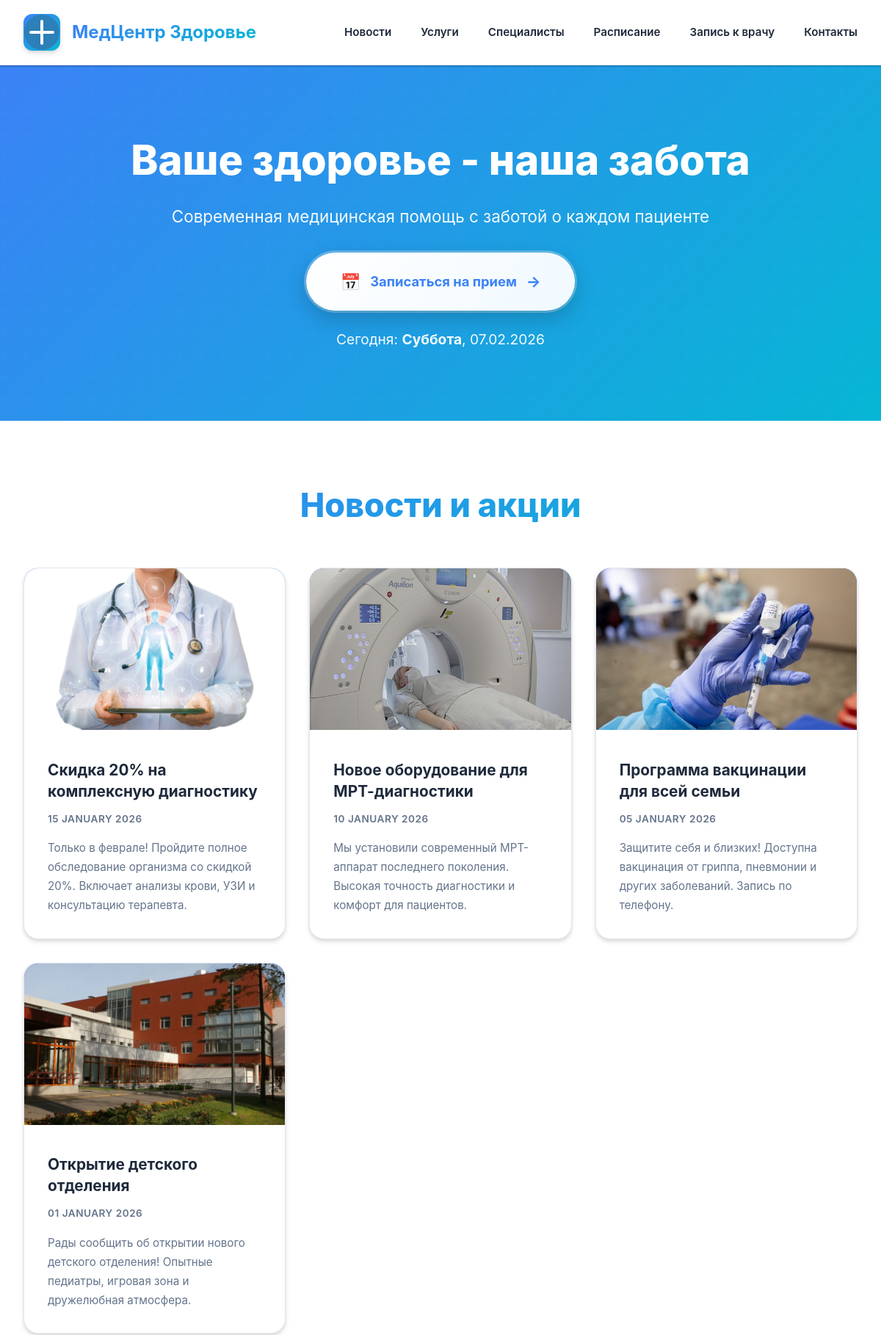
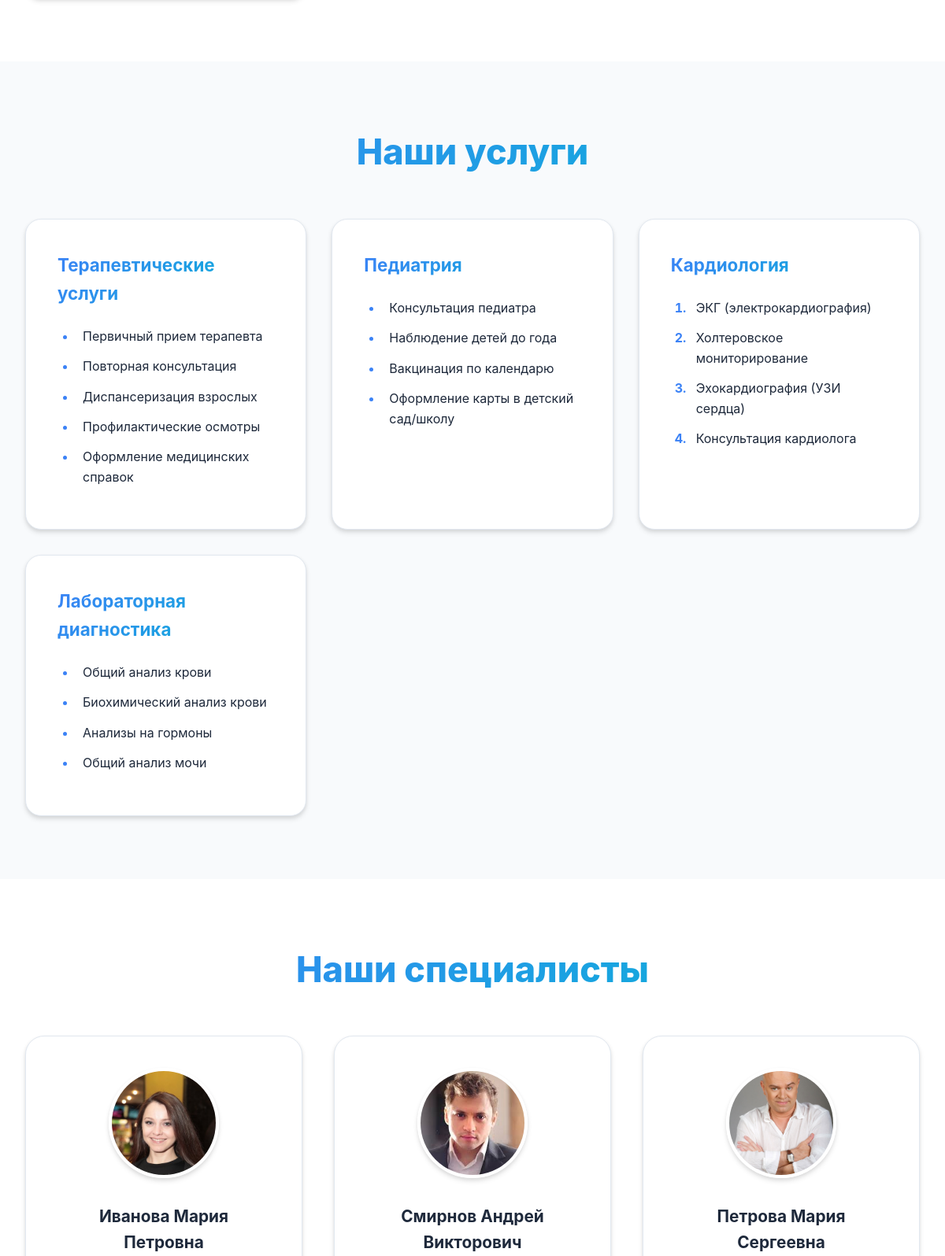
The page / (upper part) on the database its author committed (2 pictures, top to bottom).
### tables this page shows
CREATE TABLE IF NOT EXISTS news (
    id INT AUTO_INCREMENT PRIMARY KEY,
    title VARCHAR(255) NOT NULL,
    image VARCHAR(255) NOT NULL,
    date DATE NOT NULL,
    content TEXT NOT NULL,
    created_at TIMESTAMP DEFAULT CURRENT_TIMESTAMP
);

CREATE TABLE IF NOT EXISTS doctors (
    id INT AUTO_INCREMENT PRIMARY KEY,
    name VARCHAR(255) NOT NULL,
    specialty VARCHAR(255) NOT NULL,
    experience INT NOT NULL,
    photo VARCHAR(255) NOT NULL,
    created_at TIMESTAMP DEFAULT CURRENT_TIMESTAMP
);

### index.php (the view, shortened to what this page needs)
<?php
$pdo = getDBConnection();
$newsStmt = $pdo->query("SELECT * FROM news ORDER BY date DESC");
$newsList = $newsStmt->fetchAll();
$doctorsStmt = $pdo->query("SELECT * FROM doctors ORDER BY id");
$doctorsList = $doctorsStmt->fetchAll();
$currentDate = date('d.m.Y');
$daysOfWeek = [
    'Sunday' => 'Воскресенье',
    'Monday' => 'Понедельник',
    'Tuesday' => 'Вторник',
    'Wednesday' => 'Среда',
    'Thursday' => 'Четверг',
    'Friday' => 'Пятница',
    'Saturday' => 'Суббота'
];
$currentDayEng = date('l');
$currentDay = $daysOfWeek[$currentDayEng];
include 'includes/header.php';
?>
    <main class="main">
        <section class="hero">
            <div class="hero__container">
                <h2 class="hero__title">Ваше здоровье - наша забота</h2>
                <p class="hero__subtitle">Современная медицинская помощь с заботой о каждом пациенте</p>
                <a href="appointment.php" class="hero__button">
                    <span class="hero__button-icon">📅</span>
                    <span class="hero__button-text">Записаться на прием</span>
                    <span class="hero__button-arrow">→</span>
                </a>
                <div class="hero__date">
                    <p style="font-size: 1.2rem; margin-top: 1.5rem; opacity: 0.95;">
                        Сегодня: <strong><?php echo $currentDay; ?></strong>, <?php echo $currentDate; ?>
                    </p>
                </div>
            </div>
        </section>
        <section class="news" id="news">
            <div class="news__container">
                <h2 class="news__title">Новости и акции</h2>
                <div class="news__grid">
                    <?php foreach ($newsList as $news): ?>
                    <article class="news-card">
                        <img class="news-card__image" src="<?php echo htmlspecialchars($news['image']); ?>" alt="<?php echo htmlspecialchars($news['title']); ?>">
                        <div class="news-card__content">
                            <h3 class="news-card__title"><?php echo htmlspecialchars($news['title']); ?></h3>
                            <p class="news-card__date"><?php echo date('d F Y', strtotime($news['date'])); ?></p>
                            <p class="news-card__text"><?php echo htmlspecialchars($news['content']); ?></p>
                        </div>
                    </article>
                    <?php endforeach; ?>
                </div>
            </div>
        </section>
        <section class="services" id="services">
            <div class="services__container">
                <h2 class="services__title">Наши услуги</h2>
                <div class="services__grid">
                    <div class="service-category">
                        <h3 class="service-category__title">Терапевтические услуги</h3>
                        <ul class="service-category__list">
                            <li class="service-category__item">Первичный прием терапевта</li>
                            <li class="service-category__item">Повторная консультация</li>
                            <li class="service-category__item">Диспансеризация взрослых</li>
                            <li class="service-category__item">Профилактические осмотры</li>
                            <li class="service-category__item">Оформление медицинских справок</li>
                        </ul>
                    </div>
                    <div class="service-category">
                        <h3 class="service-category__title">Педиатрия</h3>
                        <ul class="service-category__list">
                            <li class="service-category__item">Консультация педиатра</li>
                            <li class="service-category__item">Наблюдение детей до года</li>
                            <li class="service-category__item">Вакцинация по календарю</li>
                            <li class="service-category__item">Оформление карты в детский сад/школу</li>
                        </ul>
                    </div>
                    <div class="service-category">
                        <h3 class="service-category__title">Кардиология</h3>
                        <ol class="service-category__list service-category__list--ordered">
                            <li class="service-category__item">ЭКГ (электрокардиография)</li>
                            <li class="service-category__item">Холтеровское мониторирование</li>
                            <li class="service-category__item">Эхокардиография (УЗИ сердца)</li>
                            <li class="service-category__item">Консультация кардиолога</li>
                        </ol>
                    </div>
                    <div class="service-category">
                        <h3 class="service-category__title">Лабораторная диагностика</h3>
                        <ul class="service-category__list">
                            <li class="service-category__item">Общий анализ крови</li>
                            <li class="service-category__item">Биохимический анализ крови</li>
                            <li class="service-category__item">Анализы на гормоны</li>
                            <li class="service-category__item">Общий анализ мочи</li>
                        </ul>
                    </div>
                </div>
            </div>
        </section>
        <section class="doctors" id="doctors">
            <div class="doctors__container">
                <h2 class="doctors__title">Наши специалисты</h2>
                <div class="doctors__grid">
                    <?php foreach ($doctorsList as $doctor): ?>
                    <div class="doctor-card">
                        <img class="doctor-card__photo" src="<?php echo htmlspecialchars($doctor['photo']); ?>" alt="<?php echo htmlspecialchars($doctor['name']); ?>">
                        <h3 class="doctor-card__name"><?php echo htmlspecialchars($doctor['name']); ?></h3>
                    </div>
                    <?php endforeach; ?>
                </div>
            </div>
        </section>
    </main>
<?php include 'includes/footer.php'; ?>

### includes/header.php (shortened to what this page needs)
<!DOCTYPE html>
<html lang="ru">
<head>
    <link rel="stylesheet" href="styles.css">
</head>
<body>
    <header class="header">
        <div class="header__container">
            <div class="header__logo logo">
                <img class="logo__image" src="logo.svg" alt="МедЦентр Здоровье">
                <h1 class="logo__text">МедЦентр Здоровье</h1>
            </div>
            <nav class="header__nav nav">
                <ul class="nav__list">
                    <li class="nav__item"><a href="index.php#news" class="nav__link">Новости</a></li>
                    <li class="nav__item"><a href="index.php#services" class="nav__link">Услуги</a></li>
                    <li class="nav__item"><a href="index.php#doctors" class="nav__link">Специалисты</a></li>
                    <li class="nav__item"><a href="index.php#schedule" class="nav__link">Расписание</a></li>
                    <li class="nav__item"><a href="appointment.php" class="nav__link">Запись к врачу</a></li>
                    <li class="nav__item"><a href="index.php#contacts" class="nav__link">Контакты</a></li>
                </ul>
            </nav>
        </div>
    </header>

### includes/footer.php (shortened to what this page needs)
</body>
</html>

### rows shown on the page
news: image (picture), title "Скидка 20% на комплексную диагностику", date "15 JANUARY 2026", content "Только в феврале! Пройдите полное обследование организма со скидкой 20%. Включает анализы крови, УЗИ и консультацию терапевта."
news: image (picture), title "Новое оборудование для МРТ-диагностики", date "10 JANUARY 2026", content "Мы установили современный МРТ-аппарат последнего поколения. Высокая точность диагностики и комфорт для пациентов."
news: image (picture), title "Программа вакцинации для всей семьи", date "05 JANUARY 2026", content "Защитите себя и близких! Доступна вакцинация от гриппа, пневмонии и других заболеваний. Запись по телефону."
news: image (picture), title "Открытие детского отделения", date "01 JANUARY 2026", content "Рады сообщить об открытии нового детского отделения! Опытные педиатры, игровая зона и дружелюбная атмосфера."
doctors: photo (picture), name "Иванова Мария Петровна"
doctors: photo (picture), name "Смирнов Андрей Викторович"
doctors: photo (picture), name "Петрова Мария Сергеевна"
